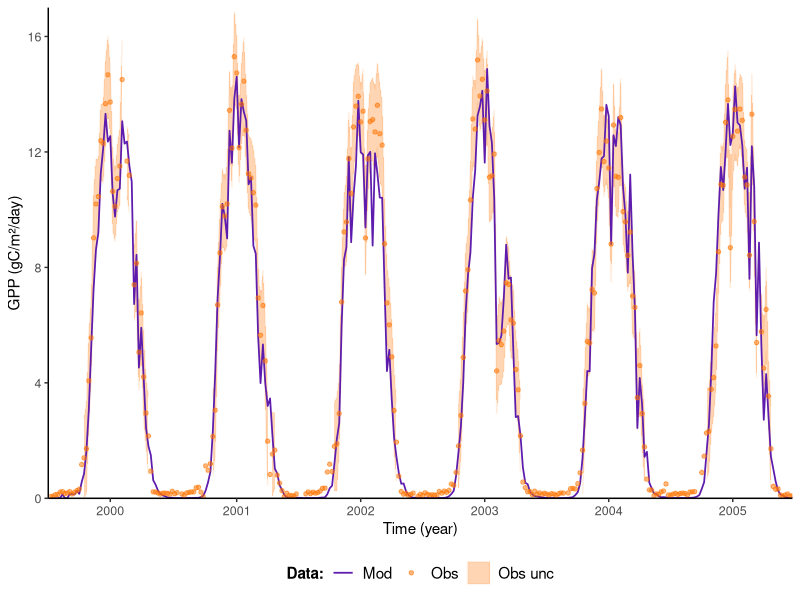
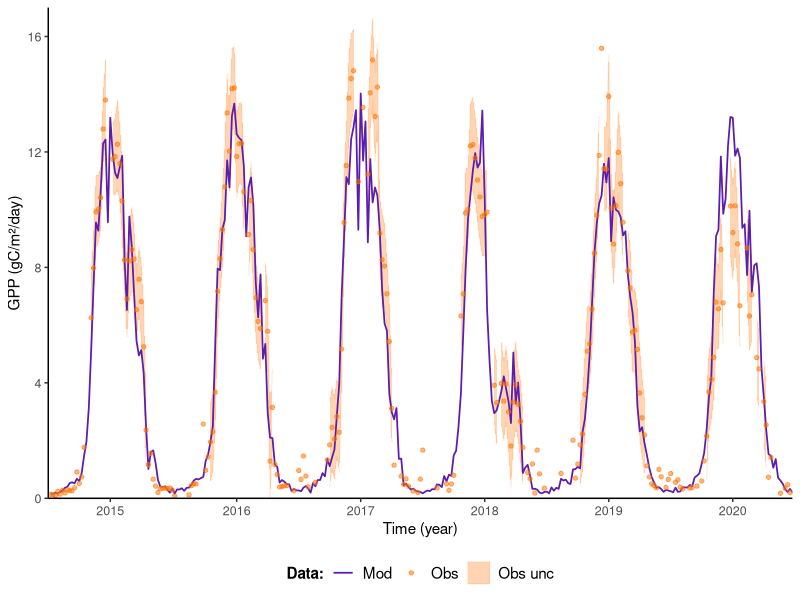
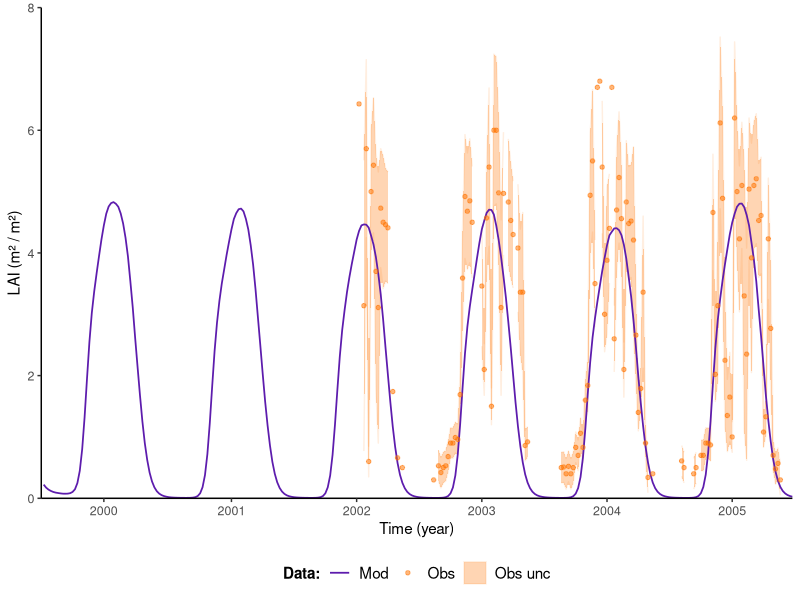
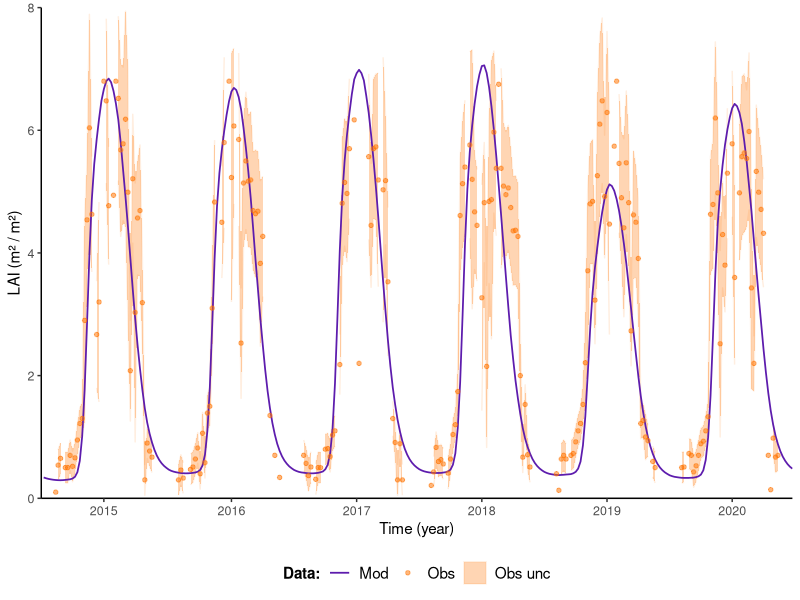
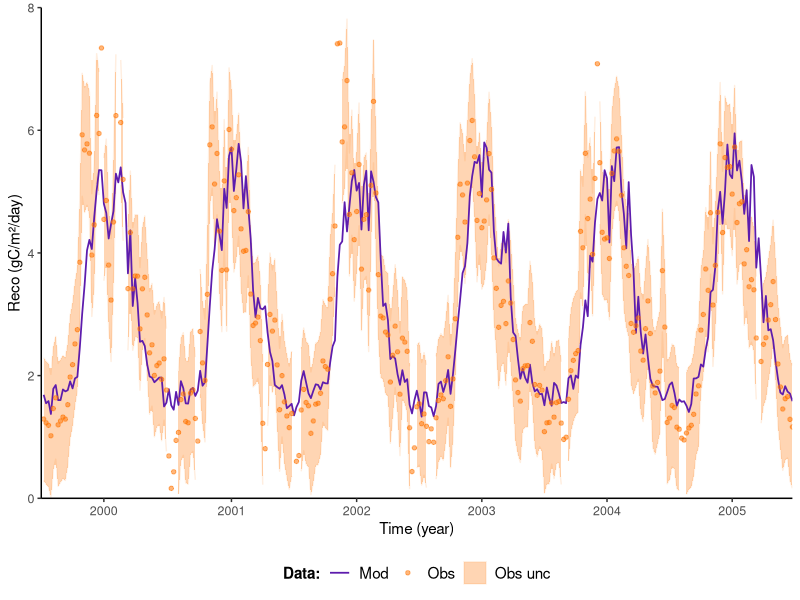
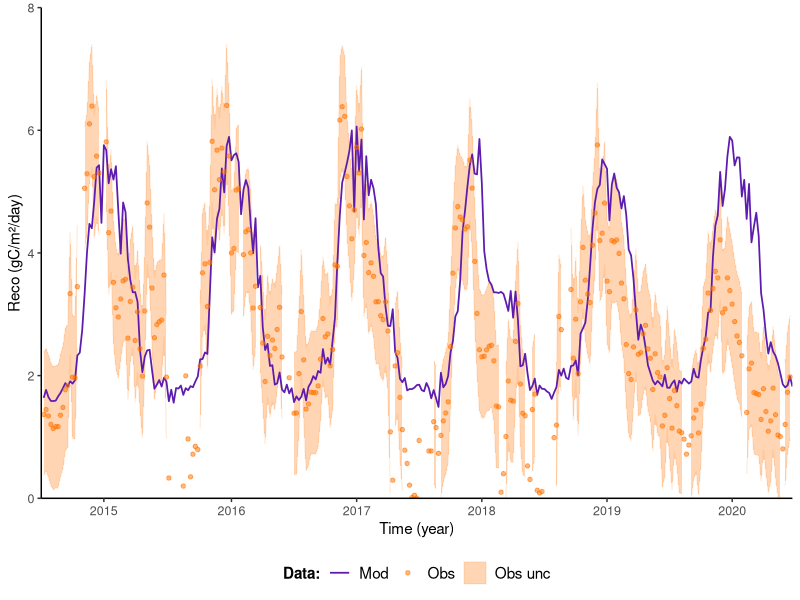
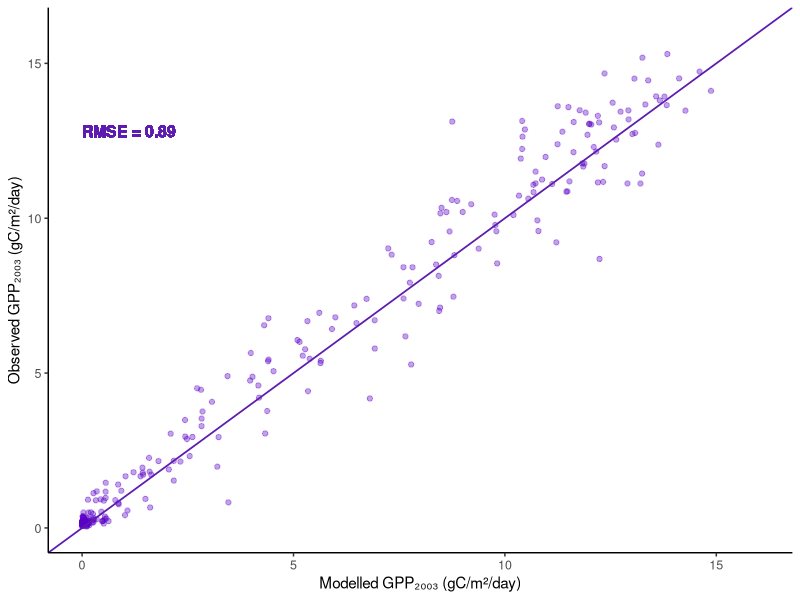
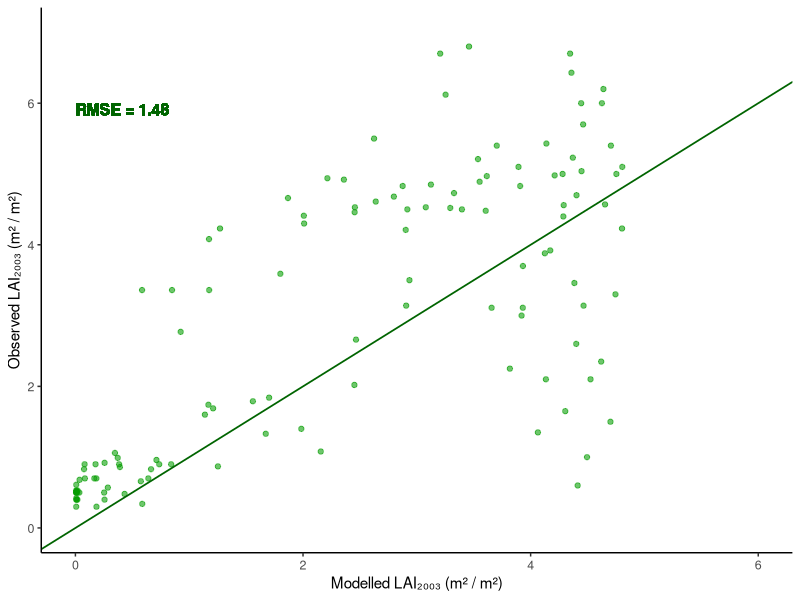

Write the R code that produced these figures, in order. (Note: this script raises an error after producing the figures.)
#### Final code using wrangled datasheets 
#### for data analysis and visualisation

### Libraries
library(dplyr)
library(tidyr)
library(ggplot2) 
library(gridExtra)

### Load datafiles

data2000 <- read.csv("Data/data2000-2005.csv", header = TRUE)
data2015 <- read.csv("Data/data2015-2020.csv", header = TRUE)

# RQ1: Modelling ecosystem productivity response to 2 major drought events ####
# a) plotting timeseries of modelled and obs GPP over time (5 years) 
# ALSO need to include my calculations of annual GPP here!

gppdrought2003 <- ggplot(data2000, aes(x = day)) +
  geom_ribbon(aes(ymin = obs_gpp - obs_gpp_unc, ymax = obs_gpp + obs_gpp_unc, colour = "Obs unc"), fill = "#FF730085", alpha = 0.3) +
  geom_ribbon(aes(ymin = mod_gpp - mod_gpp_unc95, ymax = mod_gpp + mod_gpp_unc95 ), fill = "#5D1CAD", alpha = 0.3) +
  geom_line(aes(y = mod_gpp, colour = "Mod"), linewidth = 0.6) +
  geom_point(aes(y = obs_gpp, colour = "Obs"), size = 1.2) +
  labs(x = "Time (year)", y = "GPP (gC/m²/day)", colour = "Data:") +
  scale_color_manual(values = c("Mod" = "#5D1CAD", "Obs" = "#FF730085", "Obs unc" ="#FF73001F")) +
  theme(legend.position = "bottom", panel.background = element_blank(), axis.line = element_line(colour = "black"), 
        plot.title = element_text(size=12, hjust=0.5),
        axis.title = element_text(size=11),
        axis.text = element_text(size=9),
        legend.title = element_text(size = 11, face = "bold"),
        legend.text = element_text(size = 11)) +
  scale_x_continuous(breaks = c(182, 553, 917, 1281, 1645, 2009), 
                     labels = c("2000", "2001", "2002", "2003", "2004", "2005"),
                     expand = c(0, 0),
                     limits = c(0,2184)) +
  scale_y_continuous(expand = c(0, 0),
                     limits = c(0,17))

gppdrought2018 <- ggplot(data2015, aes(x = day)) +
  geom_ribbon(aes(ymin = obs_gpp - obs_gpp_unc, ymax = obs_gpp + obs_gpp_unc, colour = "Obs unc"), fill = "#FF730085", alpha = 0.3) +
  geom_ribbon(aes(ymin = mod_gpp - mod_gpp_unc95, ymax = mod_gpp + mod_gpp_unc95 ), fill = "#5D1CAD", alpha = 0.3) +
  geom_line(aes(y = mod_gpp, colour = "Mod"), linewidth = 0.6) +
  geom_point(aes(y = obs_gpp, colour = "Obs"), size = 1.2) +
  labs(x = "Time (year)", y = "GPP (gC/m²/day)", colour = "Data:") +
  scale_color_manual(values = c("Mod" = "#5D1CAD", "Obs" = "#FF730085", "Obs unc" ="#FF73001F")) +
  theme(legend.position = "bottom", panel.background = element_blank(), axis.line = element_line(colour = "black"), 
        plot.title = element_text(size=12, hjust=0.5),
        axis.title = element_text(size=11),
        axis.text = element_text(size=9),
        legend.title = element_text(size = 11, face = "bold"),
        legend.text = element_text(size = 11)) +
  scale_x_continuous(breaks = c(182, 553, 917, 1281, 1645, 2009), 
                     labels = c("2015", "2016", "2017", "2018", "2019", "2020"),
                     expand = c(0, 0),
                     limits = c(0,2184)) +
  scale_y_continuous(expand = c(0, 0),
                     limits = c(0,17))

laidrought2003 <- ggplot(data2000, aes(x = day)) +
  geom_ribbon(aes(ymin = obs_lai - obs_lai_unc, ymax = obs_lai + obs_lai_unc, colour = "Obs unc"), fill = "#FF730085", alpha = 0.3) +
  geom_ribbon(aes(ymin = mod_lai - mod_lai_unc95, ymax = mod_lai + mod_lai_unc95 ), fill = "#5D1CAD", alpha = 0.3) +
  geom_line(aes(y = mod_lai, colour = "Mod"), size = 0.6) +
  geom_point(aes(y = obs_lai, colour = "Obs"), size = 1.2) +
  labs(x = "Time (year)", y = "LAI (m² / m²)", colour = "Data:") +
  scale_color_manual(values = c("Mod" = "#5D1CAD", "Obs" = "#FF730085", "Obs unc" ="#FF73001F")) +
  theme(legend.position = "bottom", panel.background = element_blank(), axis.line = element_line(colour = "black"), 
        plot.title = element_text(size=12, hjust=0.5),
        axis.title = element_text(size=11),
        axis.text = element_text(size=9),
        legend.title = element_text(size = 11, face = "bold"),
        legend.text = element_text(size = 11)) +
  scale_x_continuous(breaks = c(182, 553, 917, 1281, 1645, 2009), 
                     labels = c("2000", "2001", "2002", "2003", "2004", "2005"),
                     expand = c(0, 0),
                     limits = c(0,2184)) +
  scale_y_continuous(expand = c(0, 0),
                     limits = c(0,8))

laidrought2018 <- ggplot(data2015, aes(x = day)) +
  geom_ribbon(aes(ymin = obs_lai - obs_lai_unc, ymax = obs_lai + obs_lai_unc, colour = "Obs unc"), fill = "#FF730085", alpha = 0.3) +
  geom_ribbon(aes(ymin = mod_lai - mod_lai_unc95, ymax = mod_lai + mod_lai_unc95 ), fill = "#5D1CAD", alpha = 0.3) +
  geom_line(aes(y = mod_lai, colour = "Mod"), size = 0.6) +
  geom_point(aes(y = obs_lai, colour = "Obs"), size = 1.2) +
  labs(x = "Time (year)", y = "LAI (m² / m²)", colour = "Data:") +
  scale_color_manual(values = c("Mod" = "#5D1CAD", "Obs" = "#FF730085", "Obs unc" ="#FF73001F")) +
  theme(legend.position = "bottom", panel.background = element_blank(), axis.line = element_line(colour = "black"), 
        plot.title = element_text(size=12, hjust=0.5),
        axis.title = element_text(size=11),
        axis.text = element_text(size=9),
        legend.title = element_text(size = 11, face = "bold"),
        legend.text = element_text(size = 11)) +
  scale_x_continuous(breaks = c(182, 553, 917, 1281, 1645, 2009), 
                     labels = c("2015", "2016", "2017", "2018", "2019", "2020"),
                     expand = c(0, 0),
                     limits = c(0,2184)) +
  scale_y_continuous(expand = c(0, 0),
                     limits = c(0,8))

recodrought2003 <- ggplot(data2000, aes(x = day)) +
  geom_ribbon(aes(ymin = obs_reco - obs_reco_unc, ymax = obs_reco + obs_reco_unc, colour = "Obs unc"), fill = "#FF730085", alpha = 0.3) +
  geom_ribbon(aes(ymin = mod_reco - mod_reco_unc95, ymax = mod_reco + mod_reco_unc95 ), fill = "#5D1CAD", alpha = 0.3) +
  geom_line(aes(y = mod_reco, colour = "Mod"), size = 0.6) +
  geom_point(aes(y = obs_reco, colour = "Obs"), size = 1.2) +
  labs(x = "Time (year)", y = "Reco (gC/m²/day)", colour = "Data:") +
  scale_color_manual(values = c("Mod" = "#5D1CAD", "Obs" = "#FF730085", "Obs unc" ="#FF73001F")) +
  theme(legend.position = "bottom", panel.background = element_blank(), axis.line = element_line(colour = "black"), 
        plot.title = element_text(size=12, hjust=0.5),
        axis.title = element_text(size=11),
        axis.text = element_text(size=9),
        legend.title = element_text(size = 11, face = "bold"),
        legend.text = element_text(size = 11)) +
  scale_x_continuous(breaks = c(182, 553, 917, 1281, 1645, 2009), 
                     labels = c("2000", "2001", "2002", "2003", "2004", "2005"),
                     expand = c(0, 0),
                     limits = c(0,2184)) +
  scale_y_continuous(expand = c(0, 0),
                     limits = c(0,8))

recodrought2018 <- ggplot(data2015, aes(x = day)) +
  geom_ribbon(aes(ymin = obs_reco - obs_reco_unc, ymax = obs_reco + obs_reco_unc, colour = "Obs unc"), fill = "#FF730085", alpha = 0.3) +
  geom_ribbon(aes(ymin = mod_reco - mod_reco_unc95, ymax = mod_reco + mod_reco_unc95 ), fill = "#5D1CAD", alpha = 0.3) +
  geom_line(aes(y = mod_reco, colour = "Mod"), size = 0.6) +
  geom_point(aes(y = obs_reco, colour = "Obs"), size = 1.2) +
  labs(x = "Time (year)", y = "Reco (gC/m²/day)", colour = "Data:") +
  scale_color_manual(values = c("Mod" = "#5D1CAD", "Obs" = "#FF730085", "Obs unc" ="#FF73001F")) +
  theme(legend.position = "bottom", panel.background = element_blank(), axis.line = element_line(colour = "black"), 
        plot.title = element_text(size=12, hjust=0.5),
        axis.title = element_text(size=11),
        axis.text = element_text(size=9),
        legend.title = element_text(size = 11, face = "bold"),
        legend.text = element_text(size = 11)) +
  scale_x_continuous(breaks = c(182, 553, 917, 1281, 1645, 2009), 
                     labels = c("2015", "2016", "2017", "2018", "2019", "2020"),
                     expand = c(0, 0),
                     limits = c(0,2184)) +
  scale_y_continuous(expand = c(0, 0),
                     limits = c(0,8))

plot(gppdrought2003)
plot(gppdrought2018)
plot(laidrought2003)
plot(laidrought2018)
plot(recodrought2003)
plot(recodrought2018)

ggsave("gpp2000_timeseries.png", path = "Plots", plot = gppdrought2003, width = 7, height = 5, dpi = 500)
ggsave("gpp2015_timeseries.png", path = "Plots", plot = gppdrought2018, width = 7, height = 5, dpi = 500)
ggsave("lai2000_timeseries.png", path = "Plots", plot = laidrought2003, width = 7, height = 5, dpi = 500)
ggsave("lai2015_timeseries.png", path = "Plots", plot = laidrought2018, width = 7, height = 5, dpi = 500)
ggsave("reco2000_timeseries.png", path = "Plots", plot = recodrought2003, width = 7, height = 5, dpi = 500)
ggsave("reco2015_timeseries.png", path = "Plots", plot = recodrought2018, width = 7, height = 5, dpi = 500)

# b) RMSE // R squared calculations and plotting correlation! -> appendix?

gppcorrelation2000 <- cor(data2000$mod_gpp, data2000$obs_gpp, use = "complete.obs")
obs_gpp2000 <- data2000$obs_gpp[!is.na(data2000$obs_gpp)]

# Square the correlation coefficient to get R^2
gppr_squared2000 <- gppcorrelation2000^2

gpprmse2000 <- sqrt(mean((data2000$obs_gpp - data2000$mod_gpp)^2, na.rm = TRUE))
lairmse2000 <- sqrt(mean((data2000$obs_lai - data2000$mod_lai)^2, na.rm = TRUE))
recormse2000 <- sqrt(mean((data2000$obs_reco - data2000$mod_reco)^2, na.rm = TRUE))

gpprelative_rmse2000 <- gpprmse2000 / (max(obs_gpp2000) - min(obs_gpp2000))

# Print the values
print(paste("R^2 value:", round(gppr_squared2000, 3)))
print(gpprmse2000)
print(gpprelative_rmse2000)

# Plot the relationships
gppcorrelation2000 <- ggplot(data2000, aes(x = mod_gpp, y = obs_gpp)) +
  geom_point(colour = "#5A00C75E") +
  labs(x = "Modelled GPP₂₀₀₃ (gC/m²/day)", y = "Observed GPP₂₀₀₃ (gC/m²/day)") +
  geom_abline(intercept = 0, slope = 1, color = "#5D1CAD", size = 0.6) +
  # geom_abline(intercept = 0, slope = max(data2000$obs_gpp, na.rm = TRUE) / max(data2000$mod_gpp, na.rm = TRUE), linetype = "dashed", color = "black") +
  geom_text(aes(x = 0, 
                y = 13), 
            label = paste("RMSE =", round(gpprmse2000, 2)), 
            hjust = 0, vjust = 1,
            size = 4, 
            fontface = "bold", 
            colour = "#5D1CAD") +
  theme(legend.position = "bottom", panel.background = element_blank(), axis.line = element_line(colour = "black"), 
        axis.title = element_text(size=11),
        axis.text = element_text(size=9)) +
  scale_x_continuous(limits = c(0,16)) +
  scale_y_continuous(limits = c(0,16))

plot(gppcorrelation2000)

laicorrelation2000 <- ggplot(data2000, aes(x = mod_lai, y = obs_lai)) +
  geom_point(colour = "#059C0093") +
  labs(x = "Modelled LAI₂₀₀₃ (m² / m²)", y = "Observed LAI₂₀₀₃ (m² / m²)") +
  geom_abline(intercept = 0, slope = 1, color = "darkgreen", size = 0.6) +
  # geom_abline(intercept = 0, slope = max(data2000$obs_lai, na.rm = TRUE) / max(data2000$mod_lai, na.rm = TRUE), linetype = "dashed", color = "black") +
  geom_text(aes(x = 0, 
                y = 6), 
            label = paste("RMSE =", round(lairmse2000, 2)), 
            hjust = 0, vjust = 1,
            size = 4, 
            fontface = "bold", 
            colour = "darkgreen") +
  theme(legend.position = "bottom", panel.background = element_blank(), axis.line = element_line(colour = "black"), 
        axis.title = element_text(size=11),
        axis.text = element_text(size=9)) +
  scale_x_continuous(limits = c(0,6)) +
  scale_y_continuous(limits = c(0,7))

plot(laicorrelation2000)

recocorrelation2000 <- ggplot(data2000, aes(x = mod_reco, y = obs_reco)) +
  geom_point(colour = "#eb1d129b") +
  labs(x = "Modelled Reco₂₀₀₃ (gC/m²/day)", y = "Observed Reco₂₀₀₃ (gC/m²/day)") +
  geom_abline(intercept = 0, slope = 1, color = "#ba0d04e5", size = 0.6) +
  # geom_abline(intercept = 0, slope = max(data2000$obs_reco, na.rm = TRUE) / max(data2000$mod_reco, na.rm = TRUE), linetype = "dashed", color = "black") +
  geom_text(aes(x = 0, 
                y = 6.5), 
            label = paste("RMSE =", round(recormse2000, 2)), 
            hjust = 0, vjust = 1,
            size = 4, 
            fontface = "bold", 
            colour = "#ba0d04e5") +
  theme(legend.position = "bottom", panel.background = element_blank(), axis.line = element_line(colour = "black"), 
        axis.title = element_text(size=11),
        axis.text = element_text(size=9)) +
  scale_x_continuous(limits = c(0,6)) +
  scale_y_continuous(limits = c(0,8))

plot(recocorrelation2000)


## Same for 2015-2020
# Linear model (R squared; correlation test)
obs_gpp2015 <- data2015$obs_gpp[!is.na(data2015$obs_gpp)]
# Calculate correlation coefficient
gppcorrelation2015 <- cor(data2015$mod_gpp, data2015$obs_gpp, use = "complete.obs")
# Square the correlation coefficient to get R^2
gppr_squared2015 <- gppcorrelation2015^2

gpprmse2015 <- sqrt(mean((data2015$obs_gpp - data2015$mod_gpp)^2, na.rm = TRUE))
lairmse2015 <- sqrt(mean((data2015$obs_lai - data2015$mod_lai)^2, na.rm = TRUE))
recormse2015 <- sqrt(mean((data2015$obs_reco - data2015$mod_reco)^2, na.rm = TRUE))

gpprelative_rmse2015 <- 1.338 / (max(obs_gpp2015) - min(obs_gpp2015))

# Print the values
print(paste("R^2 value:", round(gppr_squared2015, 3)))
print(gpprmse2015)
print(gpprelative_rmse2015)

# Plot the relationships
gppcorrelation2015 <- ggplot(data2015, aes(x = mod_gpp, y = obs_gpp)) +
  geom_point(colour = "#5A00C75E") +
  labs(x = "Modelled GPP₂₀₁₈ (gC/m²/day)", y = "Observed GPP₂₀₁₈ (gC/m²/day)") +
  geom_abline(intercept = 0, slope = 1, color = "#5D1CAD", size = 0.6) +
  # geom_abline(intercept = 0, slope = max(data2015$obs_gpp, na.rm = TRUE) / max(data2015$mod_gpp, na.rm = TRUE), linetype = "dashed", color = "black") +
  geom_text(aes(x = 0, 
                y = 13), 
            label = paste("RMSE =", round(gpprmse2015, 2)), 
            hjust = 0, vjust = 1,
            size = 4, 
            fontface = "bold", 
            colour = "#5D1CAD") +
  theme(legend.position = "bottom", panel.background = element_blank(), axis.line = element_line(colour = "black"), 
        axis.title = element_text(size=11),
        axis.text = element_text(size=9)) +
  scale_x_continuous(limits = c(0,16)) +
  scale_y_continuous(limits = c(0,16))

plot(gppcorrelation2015)

laicorrelation2015 <- ggplot(data2015, aes(x = mod_lai, y = obs_lai)) +
  geom_point(colour = "#059C0093") +
  labs(x = "Modelled LAI₂₀₁₈ (m² / m²)", y = "Observed LAI₂₀₁₈ (m² / m²)") +
  geom_abline(intercept = 0, slope = 1, color = "darkgreen", size = 0.6) +
  # geom_abline(intercept = 0, slope = max(data2015$obs_lai, na.rm = TRUE) / max(data2015$mod_lai, na.rm = TRUE), linetype = "dashed", color = "black") +
  geom_text(aes(x = 0, 
                y = 6), 
            label = paste("RMSE =", round(lairmse2015, 2)), 
            hjust = 0, vjust = 1,
            size = 4, 
            fontface = "bold", 
            colour = "darkgreen") +
  theme(legend.position = "bottom", panel.background = element_blank(), axis.line = element_line(colour = "black"), 
        axis.title = element_text(size=11),
        axis.text = element_text(size=9))+
  scale_x_continuous(limits = c(0,6)) +
  scale_y_continuous(limits = c(0,7))

plot(laicorrelation2015)

recocorrelation2015 <- ggplot(data2015, aes(x = mod_reco, y = obs_reco)) +
  geom_point(colour = "#eb1d129b") +
  labs(x = "Modelled Reco₂₀₁₈ (gC/m²/day)", y = "Observed Reco₂₀₁₈ (gC/m²/day)") +
  geom_abline(intercept = 0, slope = 1, color = "#ba0d04e5", size = 0.6) +
  # geom_abline(intercept = 0, slope = max(data2015$obs_reco, na.rm = TRUE) / max(data2015$mod_reco, na.rm = TRUE), linetype = "dashed", color = "black") +
  geom_text(aes(x = 0, 
                y = 6.5), 
            label = paste("RMSE =", round(recormse2015, 2)), 
            hjust = 0, vjust = 1,
            size = 4, 
            fontface = "bold", 
            colour = "#ba0d04e5") +
  theme(legend.position = "bottom", panel.background = element_blank(), axis.line = element_line(colour = "black"), 
        axis.title = element_text(size=11),
        axis.text = element_text(size=9)) +
  scale_x_continuous(limits = c(0,6)) +
  scale_y_continuous(limits = c(0,8))

plot(recocorrelation2015)

# combine the correlation plots
combined_cor_plots <- grid.arrange(
  gppcorrelation2000, recocorrelation2000, laicorrelation2000, 
  gppcorrelation2015, recocorrelation2015, laicorrelation2015, 
  nrow = 2, 
  layout_matrix = rbind(c(1,2,3), c(4,5,6)), 
  heights = c(1,1))


ggsave("correlation_plots.png", path = "Plots", plot = combined_cor_plots, width = 10, height = 7, dpi = 500)
ggsave("gpp2015_correlation.png", path = "Plots", plot = correlation2015, width = 5, height = 5, dpi = 500)

# Statistical test to assess whether gpp is significantly different by year:

lm_annualgpp2000 <- lm(mod_gpp ~ mod_lai, data = data2000)
lm_annualgpp2015 <- lm(mod_gpp ~ obs_gpp, data = data2015)
lm_annualgppboth <- lm(mod_gpp ~ year, data = combinedyears)

summary(lm_annualgpp2015)


### RQ2: Drivers vs response variables ####
# should i maybe include more drivers, such as VPD; also respiration??
